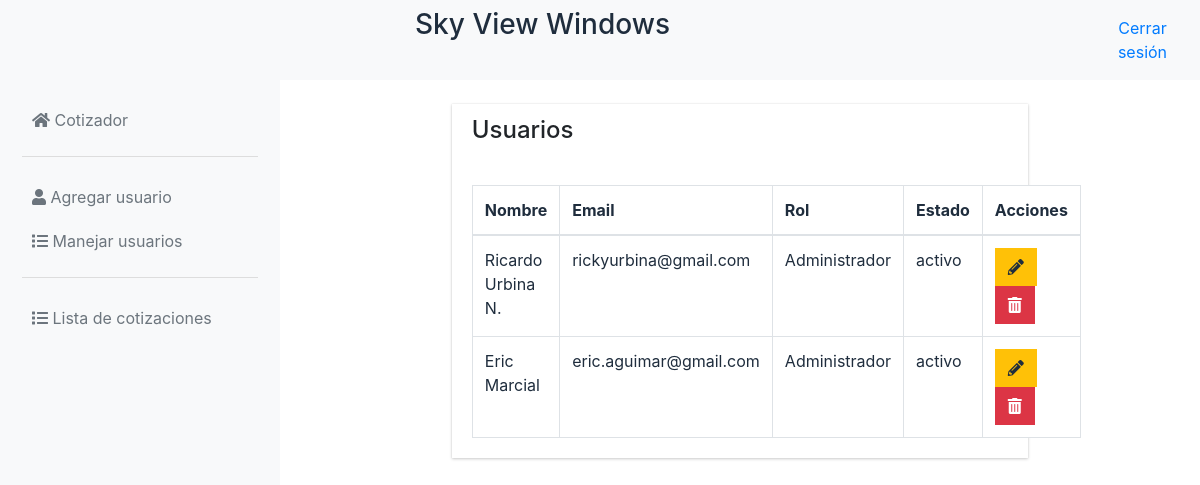
The app's page /views/components/lstUsuarios.php (signed in) with its own data.
### tables this page shows
CREATE TABLE `usuarios` (
  `id` int(11) NOT NULL,
  `usuario` varchar(12) NOT NULL,
  `password` varchar(100) NOT NULL,
  `nombre` varchar(50) NOT NULL,
  `email` text NOT NULL,
  `rol` int(11) NOT NULL,
  `activo` varchar(1) NOT NULL
);

### models/conexion.php (called while the page is built)
<?php
class Conexion {
  public static function conectar() {
    $servername = "127.0.0.1";
    $username = "root";
    $password = "";
    $dbname = "cotizador";
    try {
      $conexion = new PDO("mysql:host=$servername;dbname=$dbname", $username, $password);
      $conexion->setAttribute(PDO::ATTR_ERRMODE, PDO::ERRMODE_EXCEPTION);
    } catch (PDOException $exception) {
      print_r($exception);
    }
    return $conexion;
  }
}

### models/modelUsuario.php (called while the page is built, shortened)
<?php
    require_once "conexion.php";
    class ModelUsuario{
        public static function mdlListarUsuarios(){
            $statement = Conexion::conectar() -> prepare("SELECT * FROM `usuarios`");
            $statement -> execute();
            return $statement -> fetchAll();
        }
    }
?>

### controllers/controllerUsuario.php (the view, shortened to what this page needs)
<?php
    class ControllerUsuario{
        public static function ctrlistarUsuarios(){
            $respuesta = ModelUsuario::mdlListarUsuarios();
            foreach ($respuesta as $row => $item){
                echo'
                    <tr>
                        <td>'.$item["nombre"].'</td>
                        <td>'. $item["email"].'</td>
                        <td>'. ($item["rol"] == 0 ? ("Administrador") : ("Usuairo")) .'</td>
                        <td>'. ($item["activo"] == "S" ? ("activo") : ("inactivo")).'</td>
                        <td>
                            <a href="uptUsuario.php?idEditar='.$item["id"].'"><button class="btn btn-warning"><i class="fas fa-pencil-alt"></i></button></a>
                            <a href="lstUsuarios.php?idBorrar='.$item["id"].'"><button class="btn btn-danger"><i class="fas fa-trash-alt"></i></button></a>
                        </td>
                    </tr>
                ';
            }
        }
    }
?>

### views/css/sb-admin.css (style rules this page uses)
html { position: relative; min-height: 100%; }
body { overflow-x: hidden; }

### views/css/style.css (style rules this page uses)
body { height: 100vh; display: flex; flex-direction: column; }
button { border-radius: 0px !important; }

### records on screen
usuarios: nombre "Ricardo Urbina N.", email "rickyurbina@gmail.com", rol "Administrador", activo "activo"
usuarios: nombre "Eric Marcial", email "eric.aguimar@gmail.com", rol "Administrador", activo "activo"
